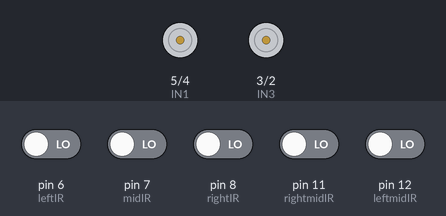
Recording of a sketch running on a simulated Arduino Uno, built with avr-gcc and run on an emulated ATmega328P. Shown: motor-driver pin pairs drawn as motors (green arrow = first pin HIGH = forward, orange = second pin HIGH = backward, longer = more drive, scaled by the enable pin). The test bench sets the inputs (shaded band); at power-on: pin 6 (leftIR), pin 7 (midIR), pin 8 (rightIR), pin 11 (rightmidIR), pin 12 (leftmidIR) LOW.

Above: at 1.2 s.
1.3 s: pin 6 (leftIR) driven HIGH
At 2.5 s:
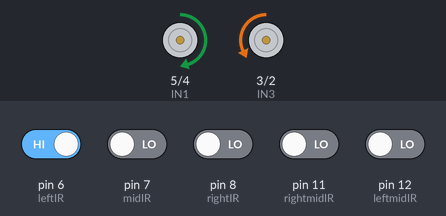
2.8 s: pin 6 (leftIR) driven LOW and pin 7 (midIR) driven HIGH
At 3.6 s:
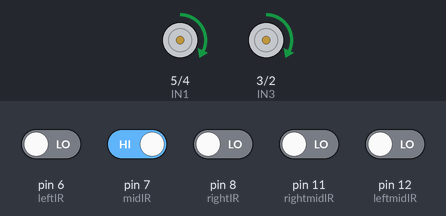
4.3 s: pin 11 (rightmidIR) driven HIGH
At 4.8 s:
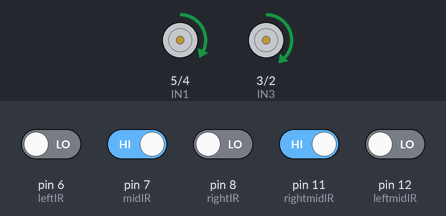
5.8 s: pin 8 (rightIR) driven HIGH
At 7.0 s:
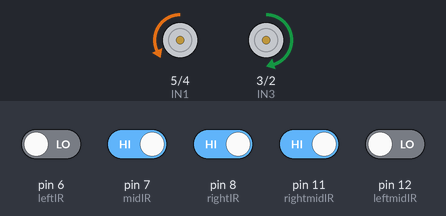
7.3 s: pin 8 (rightIR) driven LOW
At 8.3 s:
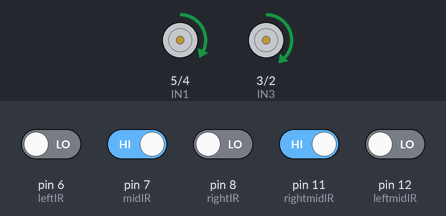
Timing chart, 0 to 9.8 s (numbered marks = the images above; inputs shaded):
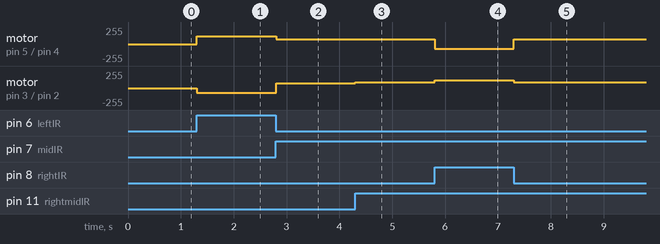

The sketch:

line_follower.ino
```cpp
int IN4 = 2;
int IN3 = 3;
int IN2 = 4;
int IN1 = 5;
int speedA = 9;
int speedB = 10;

int midIR = 7;
int leftIR = 6;
int rightIR = 8;
int rightmidIR = 11;
int leftmidIR = 12;
int goti = 70;


void setup() {
  pinMode(IN1,OUTPUT);
  pinMode(IN2,OUTPUT);
  pinMode(IN3,OUTPUT);
  pinMode(IN4,OUTPUT);
  pinMode(speedA,OUTPUT);
  pinMode(speedB,OUTPUT);
  pinMode(midIR,INPUT);
  pinMode(rightIR,INPUT);
  pinMode(leftIR,INPUT);
  // put your setup code here, to run once:
  Serial.begin(9600);
}

void loop() {
  while(digitalRead(midIR)){
    forward();
    while(digitalRead(leftmidIR)){
      bitleft();
      while(digitalRead(leftIR)){
        bitmoreleft();
      }
    }
    while(digitalRead(rightmidIR)){
      bitright();
      while(digitalRead(rightIR)){
        bitmoreright();
      }
    }
  }
  while(digitalRead(leftmidIR)){
      bitleft();
      while(digitalRead(leftIR)){
        bitmoreleft();
      }
  }
  while(digitalRead(rightmidIR)){
      bitright();
      while(digitalRead(rightIR)){
        bitmoreright();
      }
  }
  while(digitalRead(leftIR)){
    bitmoreleft();
  }
  while(digitalRead(rightIR)){
    bitmoreright();
  }
}

void forward(){
  digitalWrite(IN1,HIGH);
  digitalWrite(IN2,LOW);
  analogWrite(speedA,goti);
  digitalWrite(IN3,HIGH);
  digitalWrite(IN4,LOW);
  analogWrite(speedB,goti);
}
void backward(){
  digitalWrite(IN1,LOW);
  digitalWrite(IN2,HIGH);
  analogWrite(speedA,goti);
  digitalWrite(IN3,LOW);
  digitalWrite(IN4,HIGH);
  analogWrite(speedB,goti);
}
void bitmoreright(){
  digitalWrite(IN1,LOW);
  digitalWrite(IN2,HIGH);
  analogWrite(speedA,goti);
  digitalWrite(IN3,HIGH);
  digitalWrite(IN4,LOW);
  analogWrite(speedB,120);
}
void bitmoreleft(){
  digitalWrite(IN1,HIGH);
  digitalWrite(IN2,LOW);
  analogWrite(speedA,120);
  digitalWrite(IN3,LOW);
  digitalWrite(IN4,HIGH);
  analogWrite(speedB,goti);
}
void stopp(){
  digitalWrite(IN1,LOW);
  digitalWrite(IN2,LOW);
  digitalWrite(IN3,LOW);
  digitalWrite(IN4,LOW);
}
void bitleft(){
  digitalWrite(IN1,HIGH);
  digitalWrite(IN2,LOW);
  analogWrite(speedA,90);
  digitalWrite(IN3,HIGH);
  digitalWrite(IN4,LOW);
  analogWrite(speedB,goti);
}
void bitright(){
  digitalWrite(IN2,LOW);
  digitalWrite(IN1,HIGH);
  analogWrite(speedA,goti);
  digitalWrite(IN3,HIGH);
  digitalWrite(IN4,LOW);
  analogWrite(speedB,90);
}
```

Measured:
- after the input at 1.3 s, motor on pin 5 (IN1) / pin 4 (IN2): stopped → forward 120/255 at once; motor on pin 3 (IN3) / pin 2 (IN4): stopped → backward 70/255 at once
- after the input at 2.8 s, motor on pin 5 (IN1) / pin 4 (IN2): forward 120/255 → forward 70/255 at once; motor on pin 3 (IN3) / pin 2 (IN4): backward 70/255 → forward 70/255 at once
- after the input at 4.3 s, motor on pin 3 (IN3) / pin 2 (IN4): forward 70/255 → forward 90/255 at once
- after the input at 5.8 s, motor on pin 5 (IN1) / pin 4 (IN2): forward 70/255 → backward 70/255 at once; motor on pin 3 (IN3) / pin 2 (IN4): forward 90/255 → forward 120/255 at once
- after the input at 7.3 s, motor on pin 5 (IN1) / pin 4 (IN2): backward 70/255 → forward 70/255 at once; motor on pin 3 (IN3) / pin 2 (IN4): forward 120/255 → forward 90/255 at once
